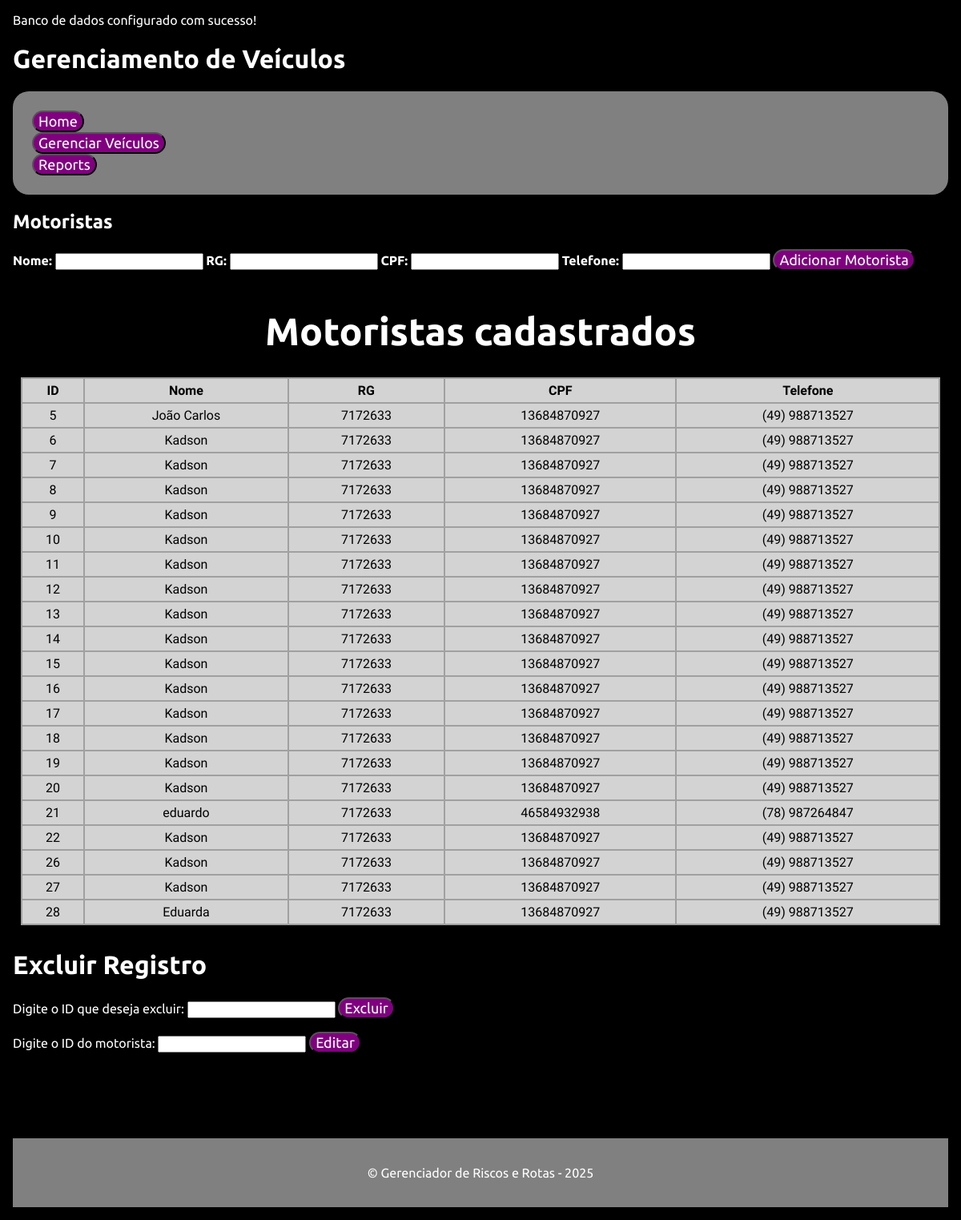
Page /src/drivers.php on the earlier database version.
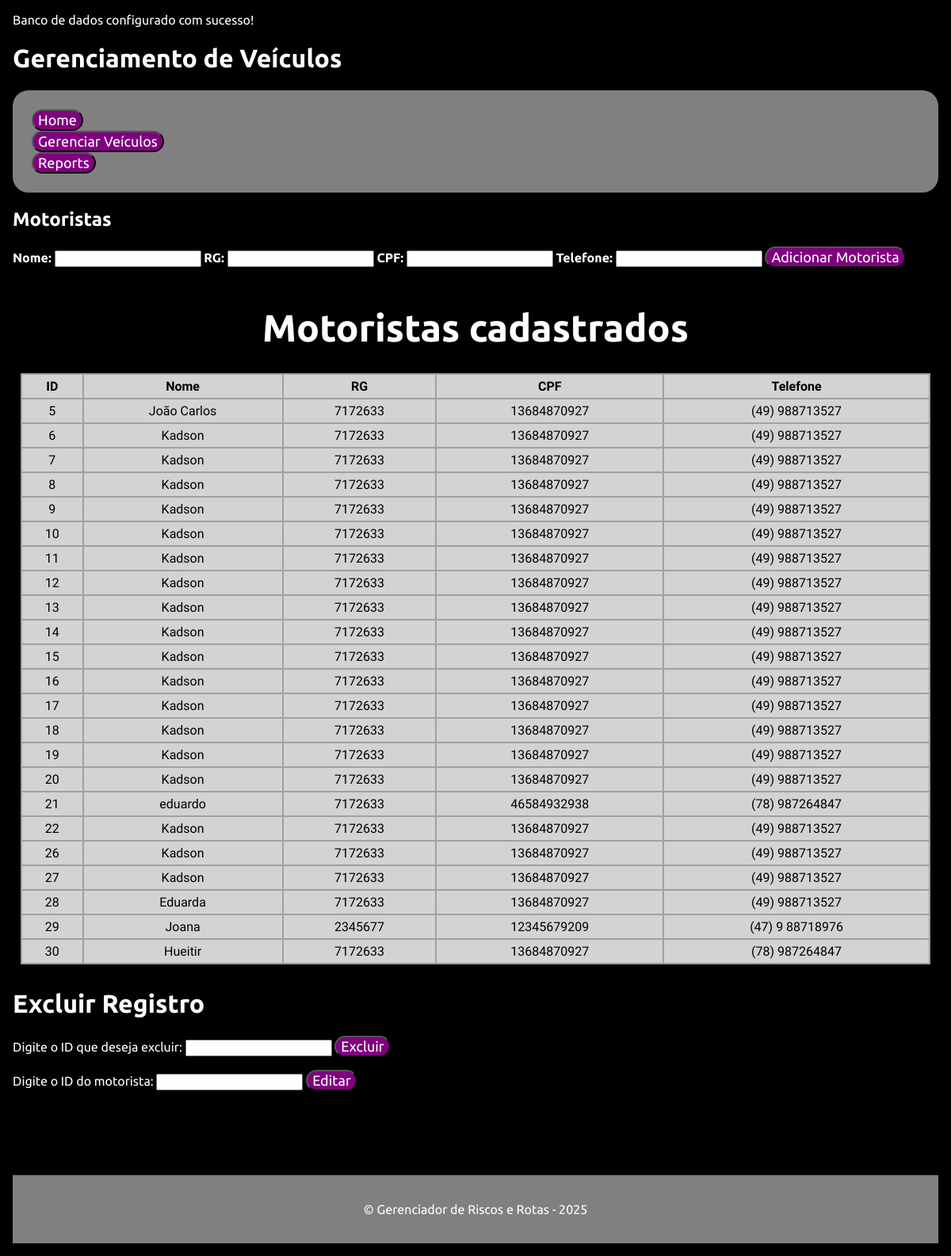
Same page on the later database version.
### tables this page shows
CREATE TABLE drivers (
        id INTEGER PRIMARY KEY AUTOINCREMENT,
        nome CHAR(255) NOT NULL,
        rg CHAR(20) NOT NULL,
        cpf CHAR(11) NOT NULL,
        telefone CHAR(20) DEFAULT NULL,
        veiculo_id INTEGER,
        FOREIGN KEY(veiculo_id) REFERENCES veiculos(id)
    );

### src/drivers.php (the view, shortened to what this page needs)
<?php include __DIR__ . '/init.php'; ?>
<!DOCTYPE html>
<html lang="pt-br">
<head>
    <link rel="stylesheet" href="/css/style_drivers.css">
    <link rel="stylesheet" href="/css/style_table.css">
</head>
<body>
    <header class="header">
        <h1>Gerenciamento de Veículos</h1>
    <div class="navegacao_drivers">
        <nav>
            <ul>
                <li>
                    <button onclick="location.href='/index.php'" type="button">
                    Home</button>
                </li>
                <li>
                    <button onclick="location.href='veiculos.php'" type="button">
                    Gerenciar Veículos</button>
                </li>
                <li>
                    <button onclick="location.href='reports.php'" type="button">
                    Reports</button>
                </li>
            </ul>
        </nav>
    </div>
    </header>
    <main class="main">
        <h2>Motoristas</h2>
        <form action="drivers.php" method="POST">
            <label for="nome"><strong>Nome:</strong></label>
            <input type="text" id="nome" name="nome" maxlength="255"required>
            <label for="RG"><strong>RG:</strong></label>
            <input type="text" id="rg" name="rg" maxlength="20" required>
            <label for="cpf"><strong>CPF:</strong></label>
            <input type="char(11)" id="cpf" name="cpf" maxlength="11" required>
            <label for="telefone"><strong>Telefone:</strong></label>
            <input type="CHAR(20)" id="telefone" name="telefone" maxlength="20" required>
            <button type="submit">Adicionar Motorista</button>
        </form>
        <h3>Motoristas cadastrados</h3>
        <div class="tabela_top">
            <table class="tabela">
                <thead>
                    <tr>
                        <th>ID</th>
                        <th>Nome</th>
                        <th>RG</th>
                        <th>CPF</th>
                        <th>Telefone</th>
                    </tr>
                </thead>
                <tbody>
                    <?php
                    $drivers = $db->query('SELECT * FROM drivers')->fetchAll(PDO::FETCH_ASSOC);
                    foreach ($drivers as $motoristas) {
                        echo "<tr>
                                <td>{$motoristas['id']}</td>
                                <td>{$motoristas['nome']}</td>
                                <td>{$motoristas['rg']}</td>
                                <td>{$motoristas['cpf']}</td>
                                <td>{$motoristas['telefone']}</td>
                            </tr>";
                    }
                    ?>
            </table>
        </div>
        <h1>Excluir Registro</h1>
    <form method="POST" action="removedor.php">
        <label for="removerMotoristas.php">Digite o ID que deseja excluir:</label>
        <input type="number" name="id" id="id" required>
        <button type="submit">Excluir</button>
    </form>
    <form method="GET" action="editar_motoristas.php">
        <label for="id">Digite o ID do motorista:</label>
        <input type="number" name="id" id="id" required>
        <button type="submit">Editar</button>
    </form>
    </main>
    <br>
    <br>
    <br>
    <br>
    <br>
    <footer class="footer">
        <p>&copy; Gerenciador de Riscos e Rotas - 2025</p>
    </footer>
</body>
</html>

### css/style_drivers.css (style rules this page uses)
:root { --cor_div: grey; --cor_nav_letra: black; --cor_nav_button: purple; --cor_nav_button_hover: aliceblue; --fonte_letras:"Ubuntu", serif; font-weight: 400; }
.navegacao_drivers { background-color: var(--cor_div); padding: 24px; border-radius: 20px; box-shadow: 0px 0px 20px rgba(0, 0, 0, 0.2); font-family: var(--fonte_letras); }
ul { list-style-type: none; margin: 0; padding: 0; overflow: hidden; }
li { text-decoration: solid black; color: var(--cor_nav_itens); }
button { background-color: var(--cor_nav_button); color: white; border-radius: 16px; font-size: 18px; font-family: var(--fonte_letras); }
div { margin-top: 20px; display: flex; }
body { background-color: black; color: white; font-family: var(--fonte_letras); margin: 0; padding: 0; display: flex; flex-direction: column; min-height: 100vh; margin: 16px; }
h3 { text-align: center; margin-bottom: 20px; font-size: 3em; }
.footer { background-color: var(--cor_div); color: var(--cor_nav_itens); padding: 18px; text-align: center; font-family: var(--fonte_letras); position: relative; bottom: 0; margin: 0%; }

### css/style_table.css (style rules this page uses)
.tabela { text-align: center; border-collapse: collapse; padding: 10px; margin: 10px; height: 20%; display: table; width: 100%; }
.tabela_top { width: 100% !important; }
th, td { background-color: lightgrey; color: black; border: 2px solid rgb(160 160 160); font-family: "Inconsolata", serif; text-align: center; padding: 5px; margin:auto; height: auto; }

Differences in the rows shown:
added drivers: id "29", nome "Joana", rg "2345677", cpf "12345679209", telefone "(47) 9 88718976"
added drivers: id "30", nome "Hueitir", rg "7172633", cpf "13684870927", telefone "(78) 987264847"
